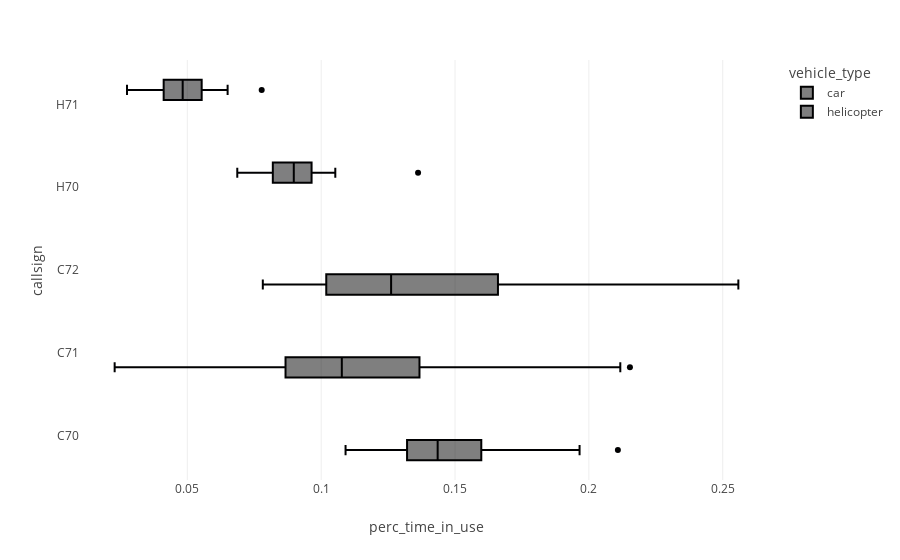

Notebook code for this chart:
### Code cell
import plotly.express as px

px.box(utilisation_df_per_run.reset_index(),
       x="perc_time_in_use",
       y="callsign",
       color="vehicle_type")

### Figure 1 — Plotly figure (JSON) as saved in the notebook; plotly's stock layout.template omitted (floating-point values rounded to 4 significant figures)
{"data": [{"alignmentgroup": "True", "hovertemplate": "vehicle_type=car<br>perc_time_in_use=%{x}<br>callsign=%{y}<extra></extra>", "legendgroup": "car", "marker": {"color": "#000001"}, "name": "car", "notched": false, "offsetgroup": "car", "orientation": "h", "showlegend": true, "type": "box", "x": [0.158, 0.1232, 0.1261, 0.1965, 0.088, 0.1365, 0.1352, 0.1003, 0.1685, 0.1377, 0.08668, 0.08124, 0.1595, 0.09772, 0.1306, 0.1803, 0.097, 0.08184, 0.1434, 0.1326, 0.2214, 0.1855, 0.1874, 0.1012, 0.1319, 0.02285, 0.1003, 0.1379, 0.1028, 0.1659, 0.1454, 0.1107, 0.2558, 0.1287, 0.07055, 0.1831, 0.1367, 0.2153, 0.1054, 0.1734, 0.1067, 0.163, 0.1512, 0.08203, 0.166, 0.1408, 0.1688, 0.1246, 0.1517, 0.2002, 0.1019, 0.1935, 0.1403, 0.2231, 0.1437, 0.08319, 0.1408, 0.1107, 0.1327, 0.1671, 0.2108, 0.0857, 0.0782, 0.1321, 0.2117, 0.1711, 0.1091, 0.1087, 0.1115, 0.1436, 0.1383, 0.108, 0.1241, 0.1205, 0.08779, 0.1598, 0.1175, 0.1018, 0.1226, 0.1367, 0.1184, 0.1171, 0.09859, 0.1262, 0.1816, 0.06302, 0.1166, 0.1344, 0.06102, 0.1289], "x0": " ", "xaxis": "x", "y": ["C70", "C71", "C72", "C70", "C71", "C72", "C70", "C71", "C72", "C70", "C71", "C72", "C70", "C71", "C72", "C70", "C71", "C72", "C70", "C71", "C72", "C70", "C71", "C72", "C70", "C71", "C72", "C70", "C71", "C72", "C70", "C71", "C72", "C70", "C71", "C72", "C70", "C71", "C72", "C70", "C71", "C72", "C70", "C71", "C72", "C70", "C71", "C72", "C70", "C71", "C72", "C70", "C71", "C72", "C70", "C71", "C72", "C70", "C71", "C72", "C70", "C71", "C72", "C70", "C71", "C72", "C70", "C71", "C72", "C70", "C71", "C72", "C70", "C71", "C72", "C70", "C71", "C72", "C70", "C71", "C72", "C70", "C71", "C72", "C70", "C71", "C72", "C70", "C71", "C72"], "y0": " ", "yaxis": "y"}, {"alignmentgroup": "True", "hovertemplate": "vehicle_type=helicopter<br>perc_time_in_use=%{x}<br>callsign=%{y}<extra></extra>", "legendgroup": "helicopter", "marker": {"color": "#000002"}, "name": "helicopter", "notched": false, "offsetgroup": "helicopter", "orientation": "h", "showlegend": true, "type": "box", "x": [0.08744, 0.04392, 0.09364, 0.05129, 0.08684, 0.04116, 0.08194, 0.02747, 0.08091, 0.03727, 0.08062, 0.0438, 0.06866, 0.06148, 0.1362, 0.04168, 0.0753, 0.07778, 0.08909, 0.04846, 0.09215, 0.06052, 0.09642, 0.04656, 0.09434, 0.05614, 0.08986, 0.03809, 0.08568, 0.05536, 0.07264, 0.03892, 0.07444, 0.03066, 0.08257, 0.05464, 0.0787, 0.03808, 0.1048, 0.0426, 0.08968, 0.04451, 0.0902, 0.05698, 0.09642, 0.05361, 0.08933, 0.04807, 0.094, 0.0621, 0.09336, 0.03931, 0.09801, 0.0532, 0.1023, 0.04888, 0.1053, 0.05327, 0.09841, 0.06505], "x0": " ", "xaxis": "x", "y": ["H70", "H71", "H70", "H71", "H70", "H71", "H70", "H71", "H70", "H71", "H70", "H71", "H70", "H71", "H70", "H71", "H70", "H71", "H70", "H71", "H70", "H71", "H70", "H71", "H70", "H71", "H70", "H71", "H70", "H71", "H70", "H71", "H70", "H71", "H70", "H71", "H70", "H71", "H70", "H71", "H70", "H71", "H70", "H71", "H70", "H71", "H70", "H71", "H70", "H71", "H70", "H71", "H70", "H71", "H70", "H71", "H70", "H71", "H70", "H71"], "y0": " ", "yaxis": "y"}], "layout": {"boxmode": "group", "legend": {"title": {"text": "vehicle_type"}, "tracegroupgap": 0}, "margin": {"t": 60}, "xaxis": {"anchor": "y", "domain": [0, 1], "title": {"text": "perc_time_in_use"}}, "yaxis": {"anchor": "x", "domain": [0, 1], "title": {"text": "callsign"}}}}
